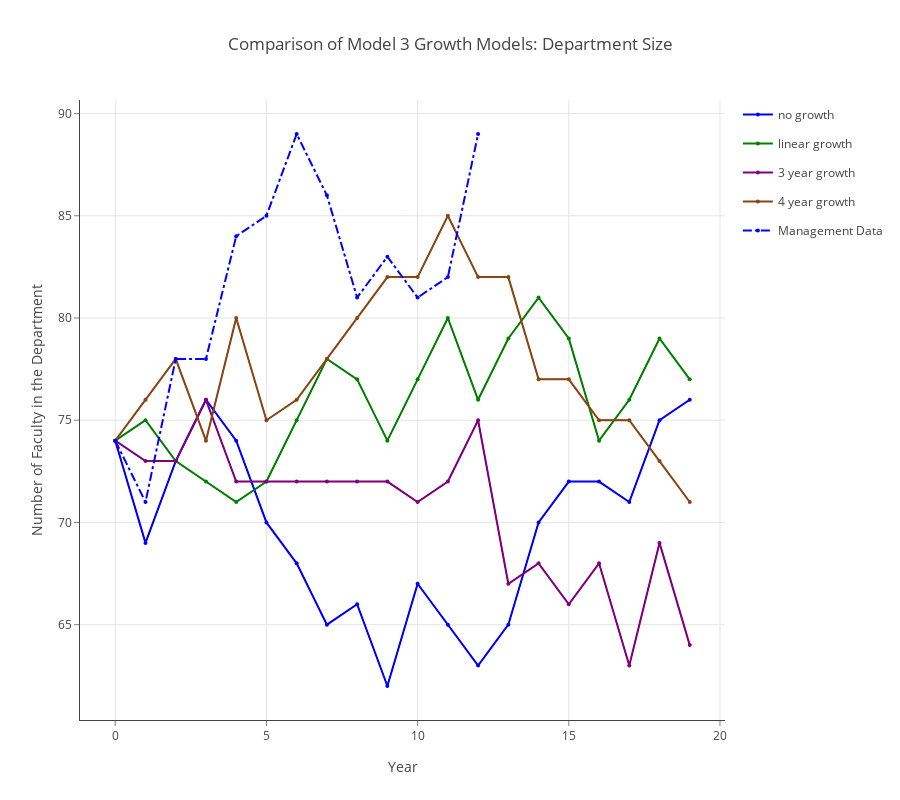

Write notebook code for a chart like this one.
### Markdown cell above
## Comparison of Model 3 Growth Models: Department Size

### Code cell
data = []
linecolors = ['rgb(0,0,255)', 'rgb(0,128,0)', 'rgb(128,0,128)', 'rgb(139,69,19)']
fillcolors = ['rgba(0,0,255,0.25)', 'rgba(0,128,0,0.25)', 'rgba(128,0,128,0.25)', 'rgba(160,82,45,0.25)']

for k,v in enumerate(results.mlist):
    data.append(go.Scatter(
        x=np.append(v.summary_matrix['yr'], v.summary_matrix['yr'].values[::-1]),
        y=np.append(v.summary_matrix['deptn_975'], v.summary_matrix['deptn_025'].values[::-1]),
        fill='tozerox',
        fillcolor=fillcolors[k],
        line=dict(color=linecolors[k],
                 width=1),
        legendgroup=legend_labels[k],
        showlegend=False,
        mode='lines',
        name=legend_labels[k],
    ))

    data.append(go.Scatter(
        x=v.summary_matrix['yr'],
        y=v.summary_matrix['deptn_avg'],
        line=dict(color=linecolors[k],
                 width=2),
        legendgroup=legend_labels[k],
        showlegend=True,
        marker=dict(
            size=4),
        mode='lines+markers',
        name=legend_labels[k],
    ))


data.append(go.Scatter(
    x=v.summary_matrix['yr'], 
    y=v.summary_matrix['act_deptn'],
    line=dict(color='blue',
             dash='dashdot'),
    name='Management Data',
    mode='lines+markers',
    marker=dict(
        size=4),

))
    
layout = go.Layout(
    title='Comparison of Model 3 Growth Models: Department Size',
    height=800,
    width=900,
    paper_bgcolor='rgb(255,255,255)',
    plot_bgcolor='rgb(255,255,255)',
    xaxis=dict(
        visible=True,
        title='Year',
        gridcolor='rgb(229,229,229)',
        showgrid=True,
        showline=True,
        showticklabels=True,
        tickcolor='rgb(127,127,127)',
        ticks='outside',
        zeroline=False
    ),
    yaxis=dict(
        title='Number of Faculty in the Department',
        gridcolor='rgb(229,229,229)',
        showgrid=True,
        showline=True,
        showticklabels=True,
        tickcolor='rgb(127,127,127)',
        ticks='outside',
        zeroline=False
    ),
)
fig = go.Figure(data=data, layout=layout)
plotly.offline.iplot(fig, filename= 'shaded_lines')

# export image for ingestion to pdf file.
if not os.path.exists('images'):
    os.mkdir('images')
pio.write_image(fig, 'images/dept_size_plot.png')

### Figure 1 — Plotly figure (JSON) as saved in the notebook; plotly's stock layout.template omitted (floating-point values rounded to 4 significant figures)
{"data": [{"fill": "tozerox", "fillcolor": "rgba(0,0,255,0.25)", "legendgroup": "no growth", "line": {"color": "rgb(0,0,255)", "width": 1}, "mode": "lines", "name": "no growth", "showlegend": false, "type": "scatter", "uid": "e374e89e-cbfc-4310-8488-fca59b1375fe", "x": [0, 1, 2, 3, 4, 5, 6, 7, 8, 9, 10, 11, 12, 13, 14, 15, 16, 17, 18, 19, 19, 18, 17, 16, 15, 14, 13, 12, 11, 10, 9, 8, 7, 6, 5, 4, 3, 2, 1, 0], "y": [74, 69, 73, 76, 74, 70, 68, 65, 66, 62, 67, 65, 63, 65, 70, 72, 72, 71, 75, 76, 76, 75, 71, 72, 72, 70, 65, 63, 65, 67, 62, 66, 65, 68, 70, 74, 76, 73, 69, 74]}, {"legendgroup": "no growth", "line": {"color": "rgb(0,0,255)", "width": 2}, "marker": {"size": 4}, "mode": "lines+markers", "name": "no growth", "showlegend": true, "type": "scatter", "uid": "8d345078-1f98-487e-abeb-d820a856e339", "x": [0, 1, 2, 3, 4, 5, 6, 7, 8, 9, 10, 11, 12, 13, 14, 15, 16, 17, 18, 19], "y": [74, 69, 73, 76, 74, 70, 68, 65, 66, 62, 67, 65, 63, 65, 70, 72, 72, 71, 75, 76]}, {"fill": "tozerox", "fillcolor": "rgba(0,128,0,0.25)", "legendgroup": "linear growth", "line": {"color": "rgb(0,128,0)", "width": 1}, "mode": "lines", "name": "linear growth", "showlegend": false, "type": "scatter", "uid": "f205cc8c-97a3-4df8-838f-86be4c416fe1", "x": [0, 1, 2, 3, 4, 5, 6, 7, 8, 9, 10, 11, 12, 13, 14, 15, 16, 17, 18, 19, 19, 18, 17, 16, 15, 14, 13, 12, 11, 10, 9, 8, 7, 6, 5, 4, 3, 2, 1, 0], "y": [74, 75, 73, 72, 71, 72, 75, 78, 77, 74, 77, 80, 76, 79, 81, 79, 74, 76, 79, 77, 77, 79, 76, 74, 79, 81, 79, 76, 80, 77, 74, 77, 78, 75, 72, 71, 72, 73, 75, 74]}, {"legendgroup": "linear growth", "line": {"color": "rgb(0,128,0)", "width": 2}, "marker": {"size": 4}, "mode": "lines+markers", "name": "linear growth", "showlegend": true, "type": "scatter", "uid": "4c34075d-28e0-420e-b18f-cd59f9ff7e52", "x": [0, 1, 2, 3, 4, 5, 6, 7, 8, 9, 10, 11, 12, 13, 14, 15, 16, 17, 18, 19], "y": [74, 75, 73, 72, 71, 72, 75, 78, 77, 74, 77, 80, 76, 79, 81, 79, 74, 76, 79, 77]}, {"fill": "tozerox", "fillcolor": "rgba(128,0,128,0.25)", "legendgroup": "3 year growth", "line": {"color": "rgb(128,0,128)", "width": 1}, "mode": "lines", "name": "3 year growth", "showlegend": false, "type": "scatter", "uid": "255dcfa1-6967-4e72-a0c9-a767220bb8fc", "x": [0, 1, 2, 3, 4, 5, 6, 7, 8, 9, 10, 11, 12, 13, 14, 15, 16, 17, 18, 19, 19, 18, 17, 16, 15, 14, 13, 12, 11, 10, 9, 8, 7, 6, 5, 4, 3, 2, 1, 0], "y": [74, 73, 73, 76, 72, 72, 72, 72, 72, 72, 71, 72, 75, 67, 68, 66, 68, 63, 69, 64, 64, 69, 63, 68, 66, 68, 67, 75, 72, 71, 72, 72, 72, 72, 72, 72, 76, 73, 73, 74]}, {"legendgroup": "3 year growth", "line": {"color": "rgb(128,0,128)", "width": 2}, "marker": {"size": 4}, "mode": "lines+markers", "name": "3 year growth", "showlegend": true, "type": "scatter", "uid": "22764942-2ce1-44e4-9fe8-ecae8f421dd1", "x": [0, 1, 2, 3, 4, 5, 6, 7, 8, 9, 10, 11, 12, 13, 14, 15, 16, 17, 18, 19], "y": [74, 73, 73, 76, 72, 72, 72, 72, 72, 72, 71, 72, 75, 67, 68, 66, 68, 63, 69, 64]}, {"fill": "tozerox", "fillcolor": "rgba(160,82,45,0.25)", "legendgroup": "4 year growth", "line": {"color": "rgb(139,69,19)", "width": 1}, "mode": "lines", "name": "4 year growth", "showlegend": false, "type": "scatter", "uid": "f3f0b347-a66a-4b20-9d76-e8667ae8b52f", "x": [0, 1, 2, 3, 4, 5, 6, 7, 8, 9, 10, 11, 12, 13, 14, 15, 16, 17, 18, 19, 19, 18, 17, 16, 15, 14, 13, 12, 11, 10, 9, 8, 7, 6, 5, 4, 3, 2, 1, 0], "y": [74, 76, 78, 74, 80, 75, 76, 78, 80, 82, 82, 85, 82, 82, 77, 77, 75, 75, 73, 71, 71, 73, 75, 75, 77, 77, 82, 82, 85, 82, 82, 80, 78, 76, 75, 80, 74, 78, 76, 74]}, {"legendgroup": "4 year growth", "line": {"color": "rgb(139,69,19)", "width": 2}, "marker": {"size": 4}, "mode": "lines+markers", "name": "4 year growth", "showlegend": true, "type": "scatter", "uid": "fc9b2b8f-0ebb-4504-8602-548b0d3b7198", "x": [0, 1, 2, 3, 4, 5, 6, 7, 8, 9, 10, 11, 12, 13, 14, 15, 16, 17, 18, 19], "y": [74, 76, 78, 74, 80, 75, 76, 78, 80, 82, 82, 85, 82, 82, 77, 77, 75, 75, 73, 71]}, {"line": {"color": "blue", "dash": "dashdot"}, "marker": {"size": 4}, "mode": "lines+markers", "name": "Management Data", "type": "scatter", "uid": "500ffbb3-acbf-464c-9c7c-0f9a288cb7c8", "x": [0, 1, 2, 3, 4, 5, 6, 7, 8, 9, 10, 11, 12, 13, 14, 15, 16, 17, 18, 19], "y": [74, 71, 78, 78, 84, 85, 89, 86, 81, 83, 81, 82, 89, null, null, null, null, null, null, null]}], "layout": {"height": 800, "paper_bgcolor": "rgb(255,255,255)", "plot_bgcolor": "rgb(255,255,255)", "title": {"text": "Comparison of Model 3 Growth Models: Department Size"}, "width": 900, "xaxis": {"gridcolor": "rgb(229,229,229)", "showgrid": true, "showline": true, "showticklabels": true, "tickcolor": "rgb(127,127,127)", "ticks": "outside", "title": {"text": "Year"}, "visible": true, "zeroline": false}, "yaxis": {"gridcolor": "rgb(229,229,229)", "showgrid": true, "showline": true, "showticklabels": true, "tickcolor": "rgb(127,127,127)", "ticks": "outside", "title": {"text": "Number of Faculty in the Department"}, "zeroline": false}}}
